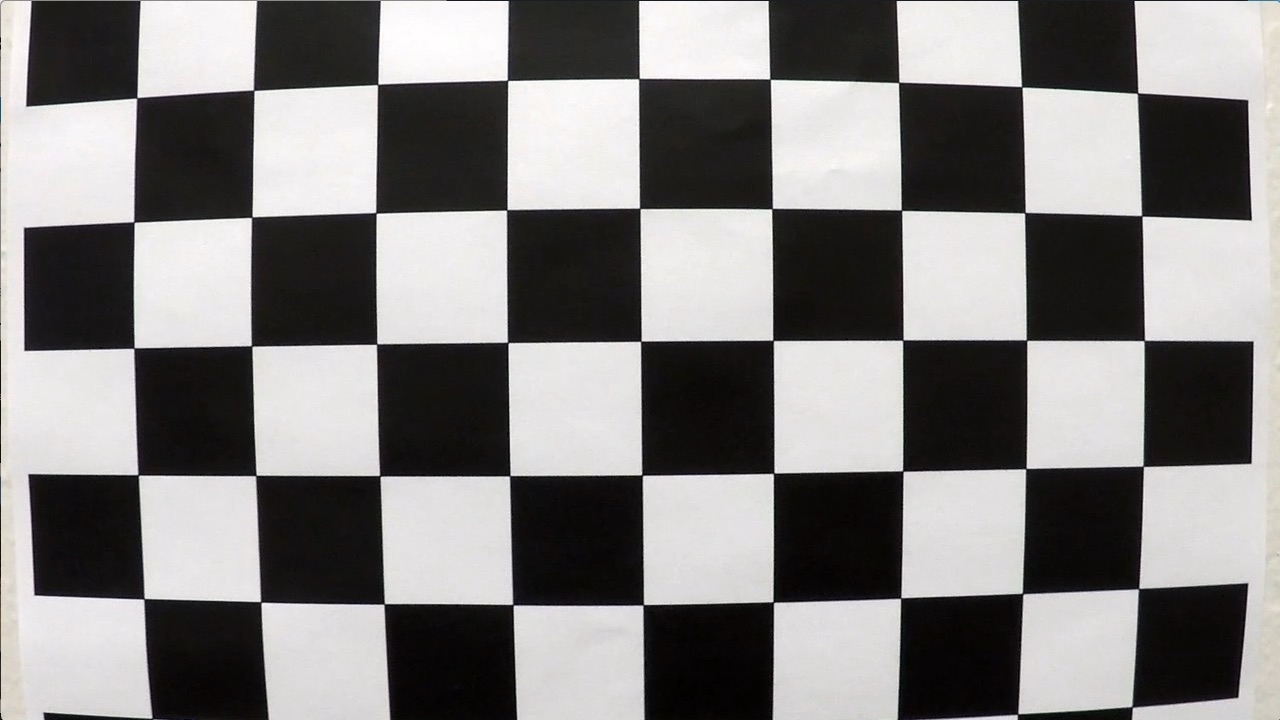
#> input picture P4-Advanced-Lane-Lines/camera_cal/calibration1.jpg, 1280 x 720 px
$ python lane_finder.py   (older library calls are emulated)
#> lines starting #> are read from the running program, lines starting #| are printed output that depends on the picture; pictures that were not available may be replaced by others from this repository, and a replacement may not be noted
from __future__ import print_function
from __future__ import division
import numpy as np
import cv2
import matplotlib.pyplot as plt
import glob

global combined_sobel, img_hls_white_yellow_bin, b_ch_out, sxbinary, prev_pts_left, prev_pts_right, slide_count

prev_pts_left = 0
prev_pts_right = 0
slide_count = 0

def calibrate():
    obj = np.zeros((9*6,3), np.float32)
    obj[:,0:2] = np.mgrid[0:9,0:6].T.reshape(-1,2)

    objpoints = []
    imgpoints = []
    filelist = glob.glob('./camera_cal/*.jpg')

    C = cv2.imread(filelist[0])
#> C is the input picture: shape (720, 1280, 3); mean B, G, R 127.8, 128.4, 130.1
    img_size = C.shape[1::-1]

    for file in filelist:
        I = cv2.imread(file)
        gray = cv2.cvtColor(I, cv2.COLOR_RGB2GRAY)
        ret, corners = cv2.findChessboardCorners(gray, (9,6), None)
#> ret = False; corners = None

        if ret == True:
            objpoints.append(obj)
            imgpoints.append(corners)
# [4 lines of commented-out code are left out]
    ret, mtx, dist, rvecs, tvecs = cv2.calibrateCamera(objpoints, imgpoints, img_size,None,None)
#> ret = 0.52; mtx = [[1072.5, 0, 657.6], [0, 1084.5, 284], [0, 0, 1]]; dist = [[-0.361, 1.03, 0.0145, 0.0027, -1.87]]; rvecs = ([0.448, -0.194, 0.0372], [-0.0188, 0.437, -0.0276]); tvecs = ([-1.92, 1, 18.17], [-17.03, -0.572, 30.34])
    return mtx, dist

mtx, dist = calibrate()
#> mtx = [[1072.5, 0, 657.6], [0, 1084.5, 284], [0, 0, 1]]; dist = [[-0.361, 1.03, 0.0145, 0.0027, -1.87]]
print(">> Camera Calibrated")


def get_warped(img):
    global mtx, dist, combined_sobel, img_hls_white_yellow_bin, b_ch_out, sxbinary
    img = cv2.undistort(img, mtx, dist, None, mtx)

#     Sobel
    lab = cv2.cvtColor(img, cv2.COLOR_RGB2Lab)
    l_ch = lab[:,:,0]

    sobelx = cv2.Sobel(l_ch,cv2.CV_64F,1,0,ksize=15)
    sobely = cv2.Sobel(l_ch,cv2.CV_64F,0,1,ksize=15)
    sobelx_abs = np.absolute(sobelx)
    sobely_abs = np.absolute(sobely)

    sobelx_scaled = np.uint8(255*sobelx/np.max(sobelx))
    sobely_scaled = np.uint8(255*sobely/np.max(sobely))

    sobel_x_binary = np.zeros_like(sobelx)
    thresh_sobelx = [30, 120]
    sobel_x_binary[(sobelx_scaled > thresh_sobelx[0]) & (sobelx_scaled <= thresh_sobelx[1])] = 1

    sobel_y_binary = np.zeros_like(sobely)
    thresh_sobely = [20, 120]
    sobel_y_binary[(sobely_scaled > thresh_sobely[0]) & (sobely_scaled <= thresh_sobely[1])] = 1

    sobelxy = np.sqrt(sobelx**2 + sobely**2)
    mag_xy = np.uint8(255*sobelxy/np.max(sobelxy))
    sobel_mag_xy = np.zeros_like(sobelxy)
    thresh_mag = [80, 200]
    sobel_mag_xy[(mag_xy > thresh_mag[0]) & (mag_xy <= thresh_mag[1])] = 1

    dir_sxy = np.arctan2(sobelx_abs, sobely_abs)
    sobel_dir_xy = np.zeros_like(sobelxy)
    thresh_dir = [np.pi/4, np.pi/2]
    sobel_dir_xy[(dir_sxy > thresh_dir[0]) & (dir_sxy <= thresh_dir[1])] = 1

    combined_sobel = np.zeros_like(sobel_dir_xy)
    combined_sobel[(sobel_x_binary == 1) | ((sobel_y_binary == 1) & (sobel_mag_xy == 1) & (sobel_dir_xy == 1))] = 1

#     HLS
    hls_img = cv2.cvtColor(img, cv2.COLOR_RGB2HLS)
    img_hls_yellow_bin = np.zeros_like(hls_img[:,:,0])
    img_hls_yellow_bin[((hls_img[:,:,0] >= 15) & (hls_img[:,:,0] <= 35))
                 & ((hls_img[:,:,1] >= 30) & (hls_img[:,:,1] <= 204))
                 & ((hls_img[:,:,2] >= 115) & (hls_img[:,:,2] <= 255))
                ] = 1

    # Compute a binary thresholded image where white is isolated from HLS components
    img_hls_white_bin = np.zeros_like(hls_img[:,:,0])
    img_hls_white_bin[((hls_img[:,:,0] >= 0) & (hls_img[:,:,0] <= 255))
                 & ((hls_img[:,:,1] >= 200) & (hls_img[:,:,1] <= 255))
                 & ((hls_img[:,:,2] >= 0) & (hls_img[:,:,2] <= 255))
                ] = 1

    # Now combine both
    img_hls_white_yellow_bin = np.zeros_like(hls_img[:,:,0])
    img_hls_white_yellow_bin[(img_hls_yellow_bin == 1) | (img_hls_white_bin == 1)] = 1

    #     B channel from LAB
    lab = cv2.cvtColor(img, cv2.COLOR_RGB2Lab)
    b_ch = lab[:,:,2]
    thres = [80, 113]
    b_ch_out= np.zeros_like(b_ch)
    b_ch_out[(b_ch > thres[0]) & (b_ch <= thres[1])] = 1

    color_binary = np.dstack(( np.zeros_like(combined_sobel), img_hls_white_yellow_bin, combined_sobel)) * 255
    sxbinary = np.zeros_like(combined_sobel)
    sxbinary[(combined_sobel ==1 ) | (img_hls_white_yellow_bin == 1) | (b_ch_out == 1)] = 1

    binary_t = sxbinary #get_threshold(I)
    (bottom_px, right_px) = (sxbinary.shape[0] - 1, sxbinary.shape[1] - 1)
    src = np.array([[210,bottom_px],[595,450],[690,450], [1110, bottom_px]], np.float32)
    dst = np.array([[200, bottom_px], [200, 0], [1000, 0], [1000, bottom_px]], np.float32)

    M = cv2.getPerspectiveTransform(src,dst)
    binary_warped = cv2.warpPerspective(binary_t, M, binary_t.shape[::-1], flags=cv2.INTER_LINEAR)
    return binary_warped, img, M
# [4 lines of commented-out code are left out]


def slide_window(binary_warped):
    out_img = np.dstack((binary_warped, binary_warped, binary_warped))*255
    histogram = np.sum(binary_warped[int(binary_warped.shape[0]/2):,:], axis=0)

    # plt.plot(histogram)
    # plt.show()
    mid = int(binary_warped.shape[1]/2)
    xleft_current = np.argmax(histogram[:mid])
    xright_current = np.argmax(histogram[mid:]) + mid

    nonzero = binary_warped.nonzero()
    nonzeroy = np.array(nonzero[0])
    nonzerox = np.array(nonzero[1])

    n_window = 9
    window_height = int(binary_warped.shape[0]/n_window)
    margin = 100
    min_pixels = 50

    left_lane_ind = []
    right_lane_ind = []

    for window in range(n_window):
        y_low = binary_warped.shape[0] - (window+1)*window_height
        y_high = binary_warped.shape[0] - (window)*window_height
        x_left_low = xleft_current - margin
        x_left_high = xleft_current + margin
        x_right_low = xright_current - margin
        x_right_high = xright_current + margin

        cv2.rectangle(out_img, (x_left_low,y_low), (x_left_high,y_high), (0,255,0),2)
        cv2.rectangle(out_img, (x_right_low,y_low), (x_right_high,y_high), (0,255,0),2)

        left_box_ind = ((nonzerox >= x_left_low) & (nonzerox < x_left_high) & (nonzeroy < y_high) & (nonzeroy >= y_low)).nonzero()[0]
        right_box_ind = ((nonzerox >= x_right_low) & (nonzerox < x_right_high) & (nonzeroy < y_high) & (nonzeroy >= y_low)).nonzero()[0]
        # print(left_box_ind)
        left_lane_ind.append(left_box_ind)
        right_lane_ind.append(right_box_ind)

        if len(left_box_ind) > min_pixels:
            xleft_current = np.int(np.mean(nonzerox[left_box_ind]))
        if len(right_box_ind) > min_pixels:
            xright_current = np.int(np.mean(nonzerox[right_box_ind]))

    # Copied
    # Concatenate the arrays of indices
    left_lane_inds = np.concatenate(left_lane_ind)
    right_lane_inds = np.concatenate(right_lane_ind)

    # Extract left and right line pixel positions
    leftx = nonzerox[left_lane_inds]
    lefty = nonzeroy[left_lane_inds]
    rightx = nonzerox[right_lane_inds]
    righty = nonzeroy[right_lane_inds]

    # Fit a second order polynomial to each
    left_fit = np.polyfit(lefty, leftx, 2)
    right_fit = np.polyfit(righty, rightx, 2)

    # Generate x and y values for plotting
    ploty = np.linspace(0, binary_warped.shape[0]-1, binary_warped.shape[0] )
    left_fitx = left_fit[0]*ploty**2 + left_fit[1]*ploty + left_fit[2]
    right_fitx = right_fit[0]*ploty**2 + right_fit[1]*ploty + right_fit[2]

    out_img[nonzeroy[left_lane_inds], nonzerox[left_lane_inds]] = [255, 0, 0]
    out_img[nonzeroy[right_lane_inds], nonzerox[right_lane_inds]] = [0, 0, 255]
    # [6 lines of commented-out code are left out]
    return out_img, left_fit, right_fit


def looper(binary_warped, left_fit, right_fit, undist, Minv):
    global combined_sobel, sxbinary, prev_pts_left, prev_pts_right, slide_count
    out_img = np.dstack((binary_warped, binary_warped, binary_warped))*255

    # Assume you now have a new warped binary image
    # from the next frame of video (also called "binary_warped")
    # It's now much easier to find line pixels!
    # out_img = np.dstack((binary_warped, binary_warped, binary_warped))*255
    nonzero = binary_warped.nonzero()
    nonzeroy = np.array(nonzero[0])
    nonzerox = np.array(nonzero[1])
    margin = 100
    left_lane_inds = ((nonzerox > (left_fit[0]*(nonzeroy**2) + left_fit[1]*nonzeroy +
    left_fit[2] - margin)) & (nonzerox < (left_fit[0]*(nonzeroy**2) +
    left_fit[1]*nonzeroy + left_fit[2] + margin)))

    right_lane_inds = ((nonzerox > (right_fit[0]*(nonzeroy**2) + right_fit[1]*nonzeroy +
    right_fit[2] - margin)) & (nonzerox < (right_fit[0]*(nonzeroy**2) +
    right_fit[1]*nonzeroy + right_fit[2] + margin)))

    # Again, extract left and right line pixel positions
    leftx = nonzerox[left_lane_inds]
    lefty = nonzeroy[left_lane_inds]
    rightx = nonzerox[right_lane_inds]
    righty = nonzeroy[right_lane_inds]
    # Fit a second order polynomial to each

    curr_pts_left = leftx.shape[0]
    curr_pts_right = rightx.shape[0]

    if curr_pts_left < (0.85 * prev_pts_left) or curr_pts_right < (0.85 * prev_pts_right):
        _, left_fit, right_fit = slide_window(binary_warped)
        slide_count += 1
    else:
        left_fit = np.polyfit(lefty, leftx, 2)
        right_fit = np.polyfit(righty, rightx, 2)

    prev_pts_left = curr_pts_left
    prev_pts_right = curr_pts_right

    # Generate x and y values for plotting
    ploty = np.linspace(0, binary_warped.shape[0]-1, binary_warped.shape[0] )
    left_fitx = left_fit[0]*ploty**2 + left_fit[1]*ploty + left_fit[2]
    right_fitx = right_fit[0]*ploty**2 + right_fit[1]*ploty + right_fit[2]

    # Create an image to draw on and an image to show the selection window
    out_img = np.dstack((binary_warped, binary_warped, binary_warped))*255
    window_img = np.zeros_like(out_img)
    # Color in left and right line pixels
    out_img[nonzeroy[left_lane_inds], nonzerox[left_lane_inds]] = [255, 0, 0]
    out_img[nonzeroy[right_lane_inds], nonzerox[right_lane_inds]] = [0, 0, 255]

    # Generate a polygon to illustrate the search window area
    # And recast the x and y points into usable format for cv2.fillPoly()
    left_line_window1 = np.array([np.transpose(np.vstack([left_fitx-margin, ploty]))])
    left_line_window2 = np.array([np.flipud(np.transpose(np.vstack([left_fitx+margin,
                                  ploty])))])
    left_line_pts = np.hstack((left_line_window1, left_line_window2))
    right_line_window1 = np.array([np.transpose(np.vstack([right_fitx-margin, ploty]))])
    right_line_window2 = np.array([np.flipud(np.transpose(np.vstack([right_fitx+margin,
                                  ploty])))])
    right_line_pts = np.hstack((right_line_window1, right_line_window2))

    # Draw the lane onto the warped blank image
    # cv2.fillPoly(window_img, np.int_([left_line_pts]), (0,255, 0))
    # cv2.fillPoly(window_img, np.int_([right_line_pts]), (0,255, 0))

    # Create an image to draw the lines on
    warp_zero = np.zeros_like(binary_warped).astype(np.uint8)
    color_warp = np.dstack((warp_zero, warp_zero, warp_zero))

    # Recast the x and y points into usable format for cv2.fillPoly()
    pts_left = np.array([np.transpose(np.vstack([left_fitx, ploty]))])
    pts_right = np.array([np.flipud(np.transpose(np.vstack([right_fitx, ploty])))])
    pts = np.hstack((pts_left, pts_right))

    # print(pts_right)
    # Calculating offset of car from center
    indx = binary_warped.shape[0]
    x1 = pts_left[0,indx-50,0]
    x2 = pts_right[0,50,0]
    xc = x1 + (x2 - x1)/2
    center_offset = (binary_warped.shape[1])/2 - xc
    if center_offset < 0:
        offset_str = 'Left'
    elif center_offset > 0:
        offset_str = 'Right'
    else:
        offset_str = 'Center'
    center_offset = abs(center_offset)

    # Draw the lane onto the warped blank image
    cv2.fillPoly(color_warp, np.int_([pts]), (0,255, 0))

    # Warp the blank back to original image space using inverse perspective matrix (Minv)
    newwarp = cv2.warpPerspective(color_warp, Minv, (undist.shape[1], undist.shape[0]))
    # Combine the result with the original image
    result = cv2.addWeighted(undist, 1, newwarp, 0.3, 0)

    # Curvature
    ym_per_pix = 30/720 # meters per pixel in y dimension
    xm_per_pix = 3.7/800 # meters per pixel in x dimension
    y_eval = np.max(ploty)
    # print(ym_per_pix, xm_per_pix)

    # Fit new polynomials to x,y in world space
    left_fit_cr = np.polyfit(lefty*ym_per_pix, leftx*xm_per_pix, 2)
    right_fit_cr = np.polyfit(righty*ym_per_pix, rightx*xm_per_pix, 2)
    # Calculate the new radii of curvature
    left_curverad = ((1 + (2*left_fit_cr[0]*y_eval*ym_per_pix + left_fit_cr[1])**2)**1.5) / np.absolute(2*left_fit_cr[0])
    right_curverad = ((1 + (2*right_fit_cr[0]*y_eval*ym_per_pix + right_fit_cr[1])**2)**1.5) / np.absolute(2*right_fit_cr[0])

    center_curverad = (left_curverad + right_curverad)/2
    # Now our radius of curvature is in meters
    # print("Radius of Curvature = ", center_curverad)
    print(left_curverad, 'm', right_curverad, 'm')

    cv2.putText(result,'Radius of Curvature: {0:.2f} m'.format(center_curverad),(10,300),2,1.0,[255,255,255],2,cv2.LINE_AA)
    cv2.putText(result,'Vehicle is {0:.2f}m {1} of center'.format(center_offset*xm_per_pix, offset_str),(10,350),4,1.0,[255,255,255],2,cv2.LINE_AA)

    cv2.putText(result,'L-Sobel',(100,20),1,1.0,[255,255,255],1,cv2.LINE_AA)
    cv2.putText(result,'Combined Threshold',(415,20),1,1.0,[255,255,255],1,cv2.LINE_AA)
    cv2.putText(result,'Lane Points',(730,20),1,1.0,[255,255,255],1,cv2.LINE_AA)
    cv2.putText(result,'Lane Polygon',(1045,20),1,1.0,[255,255,255],1,cv2.LINE_AA)

    # Store previous 5 curvature values

    # Merge Plot
    a1 = np.copy(result)
    a2 = cv2.resize(combined_sobel, (0,0), fx=0.25, fy=0.25)
    a2 = np.dstack((a2, a2, a2))*255
    a3 = cv2.resize(sxbinary, (0,0), fx=0.25, fy=0.25)
    a3 = np.dstack((a3, a3, a3))*255
    a4 = cv2.resize(out_img, (0,0), fx=0.25, fy=0.25)
    a5 = cv2.resize(color_warp, (0,0), fx=0.25, fy=0.25)

    a1[50:a2.shape[0]+50,:a2.shape[1],:] = a2
    a1[50:a3.shape[0]+50,a3.shape[1]:2*a3.shape[1],:] = a3
    a1[50:a3.shape[0]+50,2*a4.shape[1]:3*a4.shape[1],:] = a4
    a1[50:a5.shape[0]+50,3*a5.shape[1]:4*a5.shape[1],:] = a5

    cv2.imshow("Out", a1)
    return a1, left_curverad, right_curverad, left_fit, right_fit


cap = cv2.VideoCapture('project_video.mp4')
print(cap.isOpened())

ret, frame = cap.read()
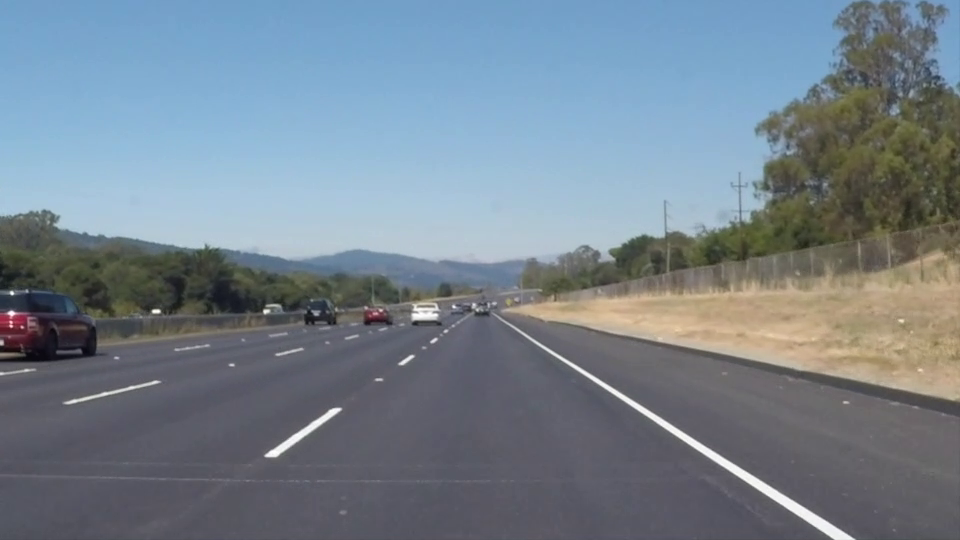
#> input picture frame 22 of LaneLines_Detection/test_videos/solidWhiteRight.mp4, 960 x 540 px, given in place of project_video.mp4, which was not available
#> frame is the input picture: shape (540, 960, 3); mean B, G, R 141.9, 130.7, 117.7
i = 0
lcurve_history = np.zeros(5)
rcurve_history = np.zeros(5)

if ret == True:
    binary_warped, undist, M = get_warped(frame)
#> in get_warped, `dir_sxy = np.arctan2(sobelx_abs, sobely_abs)`:
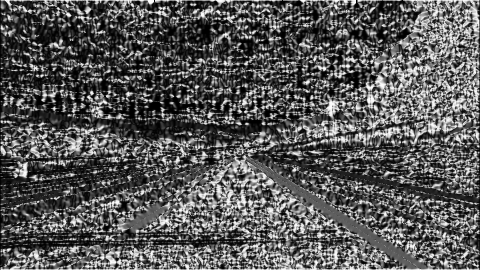
#> dir_sxy: shape (540, 960) float64 (shown at 1/2 size); min 0, max 1.57, mean 0.547; drawn with min black and max white
#> in get_warped, `b_ch = lab[:,:,2]`:
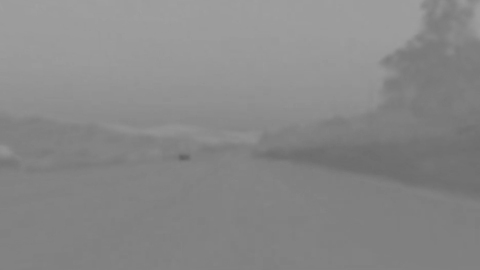
#> b_ch: shape (540, 960) (shown at 1/2 size); min 97, max 160, mean 136.1
#> M = [[-0.201, -1.33, 711.5], [-1.02e-15, -1.37, 617], [-1.74e-18, -0.00228, 1]]
    out_img, left_fit, right_fit = slide_window(binary_warped)
#> in slide_window, `histogram = np.sum(binary_warped[int(binary_warped.shape[0]/2):,:], ax..`: histogram = 960 values, max 114.4 at index 873, min 0 at index 0, mean 15.85
#> in slide_window, `xleft_current = np.argmax(histogram[:mid])`: xleft_current = 225
#> in slide_window, `xright_current = np.argmax(histogram[mid:]) + mid`: xright_current = 873
#> in slide_window, `nonzero = binary_warped.nonzero()`: nonzero = 27154 positions, rows 71 to 539, columns 213 to 959
#> the loop in slide_window, `for window in range(n_window):` made 9 passes
#> (x_right_low, x_right_high, xright_current) on passes 1 to 8: (773, 973, 789), (689, 889, 818), (718, 918, 855), (755, 955, 891), (791, 991, 914), (814, 1014, 927), (827, 1027, 939), (839, 1039, 952)
#> after the loop in slide_window, `for window in range(n_window):`:
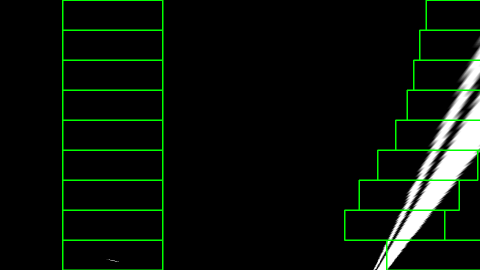
#> out_img: shape (540, 960, 3) float64 (shown at 1/2 size); mean of channels 0, 1, 2 9.7, 17.4, 9.7; drawn as B, G, R
#> after the loop in slide_window, `for window in range(n_window):`: left_lane_ind = 9 items
#> in slide_window, `left_lane_inds = np.concatenate(left_lane_ind)`: left_lane_inds = 30 values from 26434 to 26634
#> in slide_window, `leftx = nonzerox[left_lane_inds]`: leftx = 30 values, max 237 at index 29, min 213 at index 0, mean 225.1
#> in slide_window, `lefty = nonzeroy[left_lane_inds]`: lefty = 30 values from 518 to 523
#> in slide_window, `left_fit = np.polyfit(lefty, leftx, 2)`: left_fit = [-0.00366, 8.13, -3015.1]
#> in slide_window, `right_fit = np.polyfit(righty, rightx, 2)`: right_fit = [-0.000883, 0.122, 944.2]
#> in slide_window, `left_fitx = left_fit[0]*ploty**2 + left_fit[1]*ploty + left_fit[2]`: left_fitx = 540 values from -3015.1 to 303.5
#> in slide_window, `right_fitx = right_fit[0]*ploty**2 + right_fit[1]*ploty + right_fit[2]`: right_fitx = 540 values, max 948.4 at index 69, min 753.4 at index 539, mean 891.4
#> left_fit = [-0.00366, 8.13, -3015.1]; right_fit = [-0.000883, 0.122, 944.2]

m,n = binary_warped.shape
fourcc = cv2.VideoWriter_fourcc(*'XVID')
#> fourcc = 1145656920
out = cv2.VideoWriter('output.mp4',fourcc, 20.0, (n,m))

while(cap.isOpened()):
    ret, frame = cap.read()
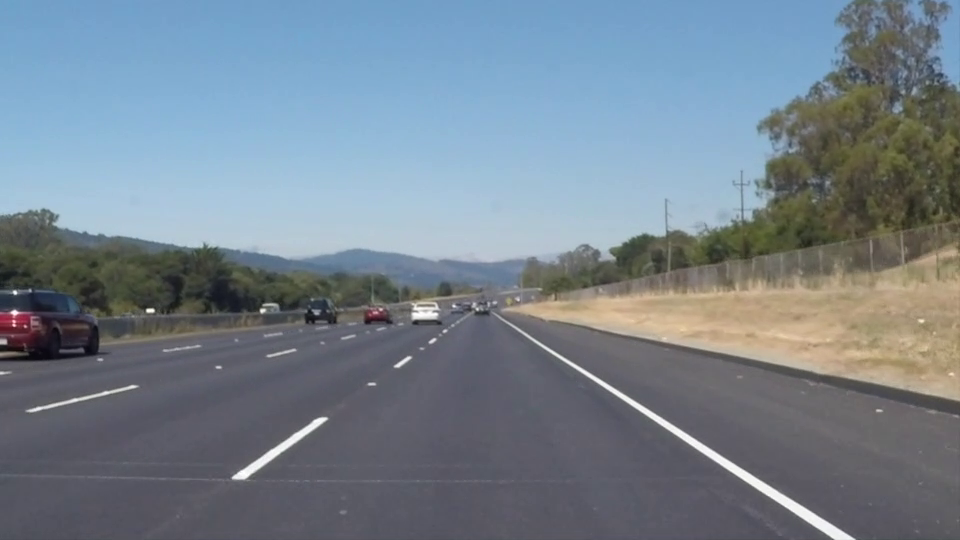
#> input picture frame 23 of LaneLines_Detection/test_videos/solidWhiteRight.mp4, 960 x 540 px, given in place of project_video.mp4, which was not available
#> frame is the input picture: shape (540, 960, 3); mean B, G, R 142, 130.6, 117.8
    if ret==True:
        binary_warped, undist, M = get_warped(frame)
#> in get_warped (call 2), `sobely_abs = np.absolute(sobely)`:
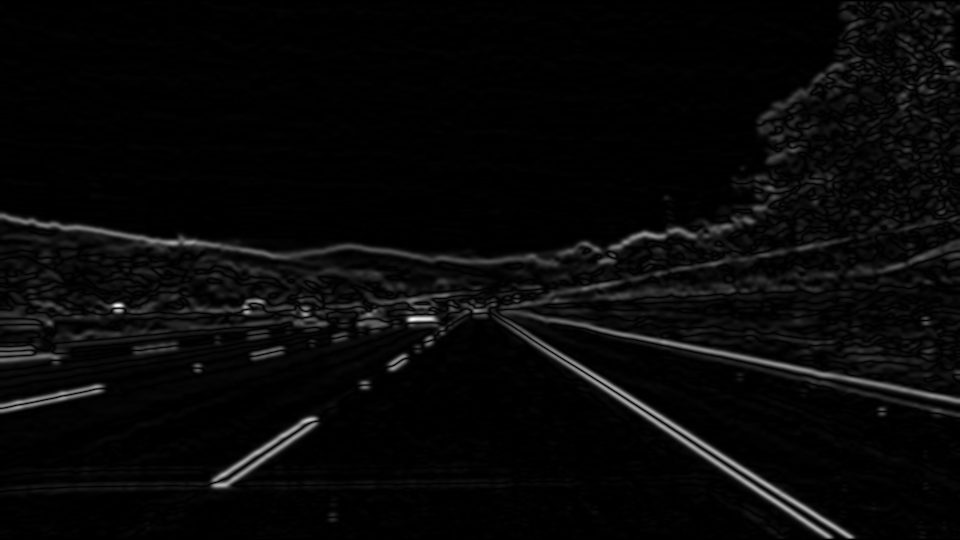
#> sobely_abs: shape (540, 960) float64; min 0, max 4.73e+09, mean 162343491.7; drawn with min black and max white
#> (the rest of the program and of its run is left out)
